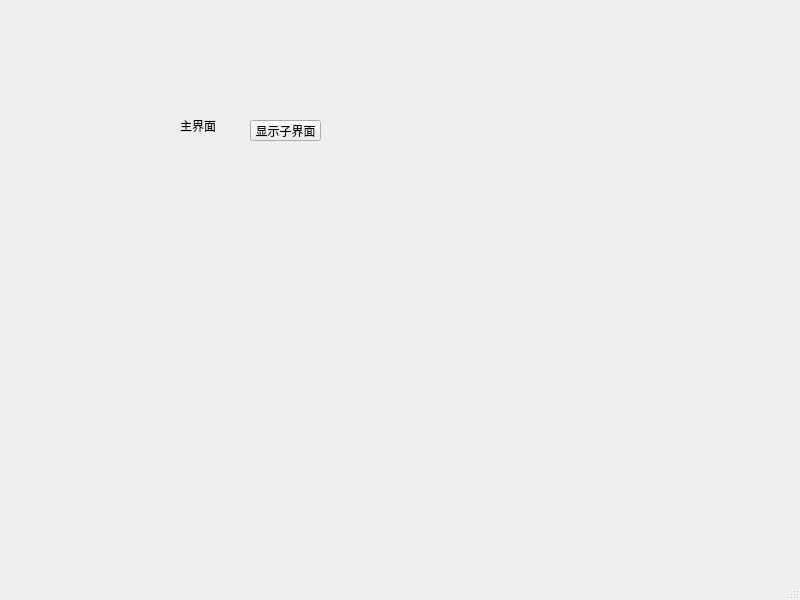
<?xml version="1.0" encoding="UTF-8"?>
<ui version="4.0">
 <class>MainWindow</class>
 <widget class="QMainWindow" name="MainWindow">
  <property name="geometry">
   <rect>
    <x>0</x>
    <y>0</y>
    <width>800</width>
    <height>600</height>
   </rect>
  </property>
  <property name="windowTitle">
   <string>MainWindow</string>
  </property>
  <widget class="QWidget" name="centralwidget">
   <widget class="QLabel" name="label">
    <property name="geometry">
     <rect>
      <x>180</x>
      <y>120</y>
      <width>40</width>
      <height>12</height>
     </rect>
    </property>
    <property name="text">
     <string>主界面</string>
    </property>
   </widget>
   <widget class="QPushButton" name="showChildButton">
    <property name="geometry">
     <rect>
      <x>250</x>
      <y>120</y>
      <width>71</width>
      <height>21</height>
     </rect>
    </property>
    <property name="text">
     <string>显示子界面</string>
    </property>
   </widget>
  </widget>
  <widget class="QMenuBar" name="menubar">
   <property name="geometry">
    <rect>
     <x>0</x>
     <y>0</y>
     <width>800</width>
     <height>18</height>
    </rect>
   </property>
  </widget>
  <widget class="QStatusBar" name="statusbar"/>
 </widget>
 <resources/>
 <connections/>
</ui>
